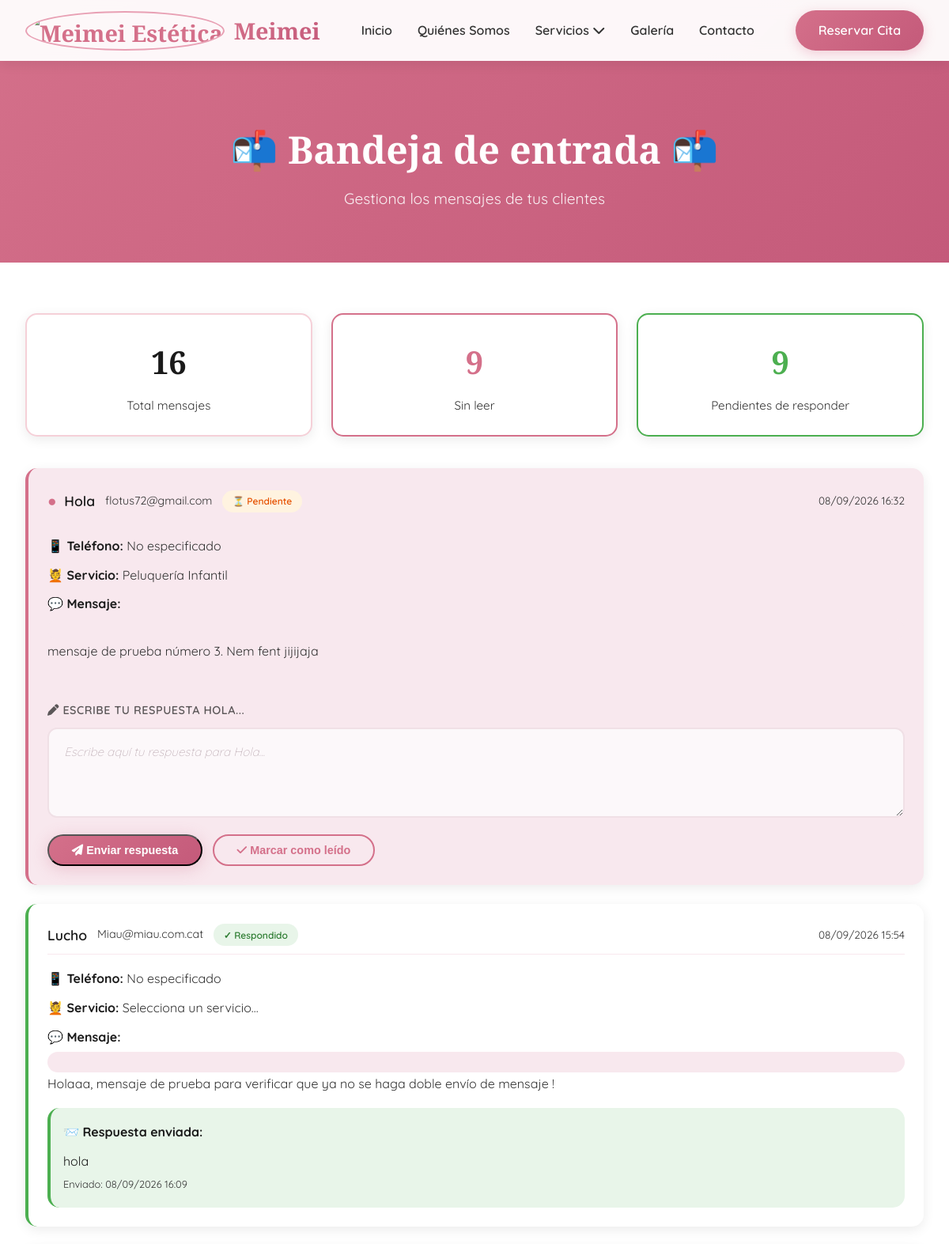
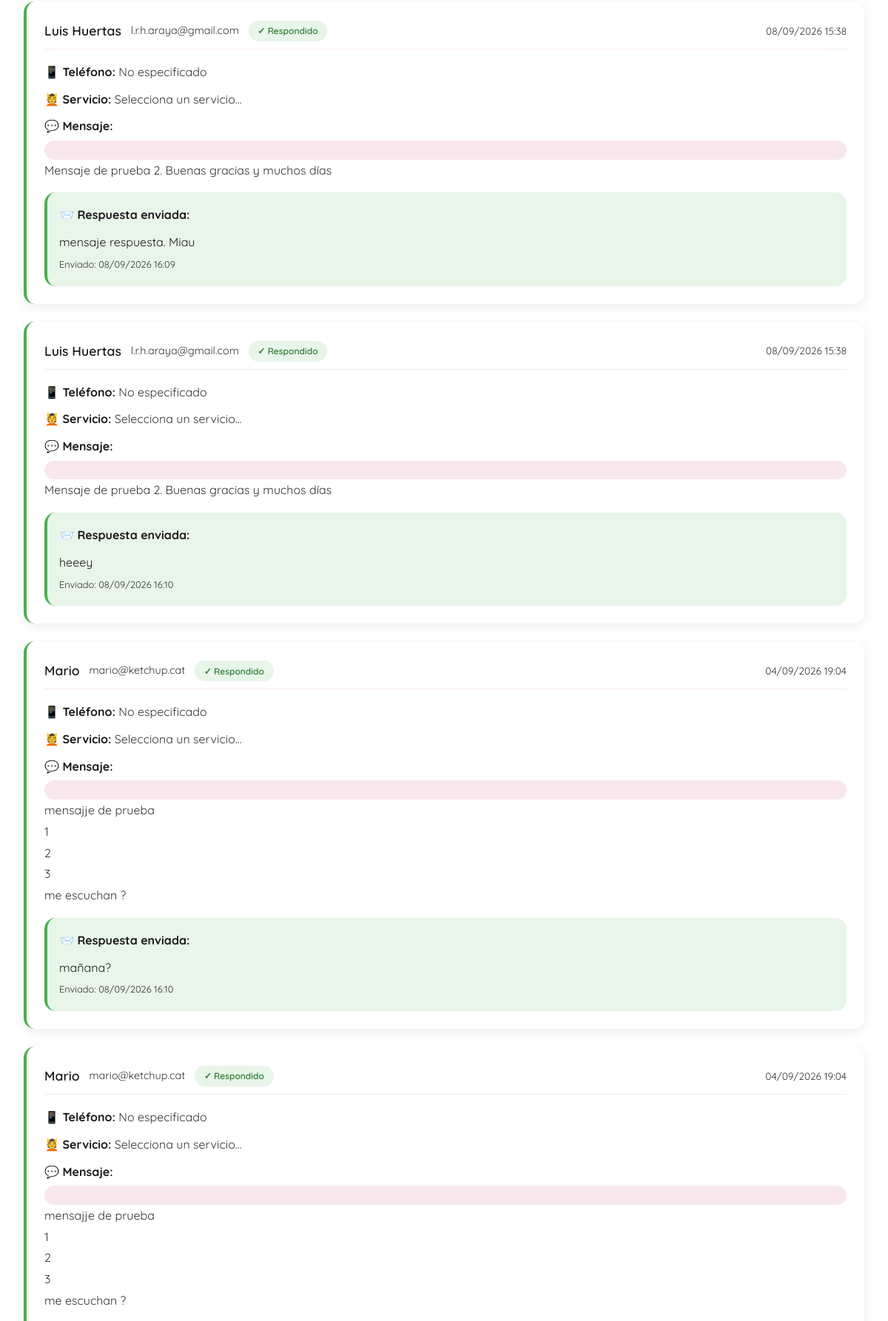
Page /mei-contesta-mei/?page=2 (signed in, upper part) on the committed database (2 pictures, top to bottom).
### frontend/models.py (models this page shows, shortened)
class MensajeContacto(models.Model):
    SERVICIO_CHOICES = [
        ('', 'Selecciona un servicio...'),
        ('masaje-descontracturante', 'Masaje Descontracturante'),
        ('masaje-relajante', 'Masaje Relajante'),
        ('masaje-terapeutico', 'Masaje Terapéutico'),
        ('masaje-piedras', 'Masaje con Piedras Calientes'),
        ('corte', 'Corte y Peinado'),
        ('coloracion', 'Coloración'),
        ('tratamiento', 'Tratamientos Capilares'),
        ('alisado', 'Alisados'),
        ('recogido', 'Recogidos y Bodas'),
        ('infantil', 'Peluquería Infantil'),
        ('otros', 'Otros'),
    ]
    nombre = models.CharField('Nombre completo', max_length=100)
    email = models.EmailField('Correo electrónico')
    telefono = models.CharField('Teléfono', max_length=20, blank=True)
    servicio = models.CharField('Servicio de interés', max_length=50, choices=SERVICIO_CHOICES, blank=True)
    mensaje = models.TextField('Mensaje')
    fecha_envio = models.DateTimeField('Fecha de envío', default=timezone.now)
    leido = models.BooleanField('Leído', default=False)
    respuesta = models.TextField('Respuesta', blank=True, null=True)
    fecha_respuesta = models.DateTimeField('Fecha de respuesta', blank=True, null=True)
    respondido = models.BooleanField('Respondido', default=False)
    class Meta:
        verbose_name = 'Mensaje de contacto'
        verbose_name_plural = 'Mensajes de contacto'
        ordering = ['-fecha_envio']

### frontend/views.py (the view)
# urls.py: path('mei-contesta-mei/', views.panel_mensajes, name='panel_mensajes'),
@staff_member_required
def panel_mensajes(request):
    mensajes = MensajeContacto.objects.all().order_by('-fecha_envio')
    total = mensajes.count()
    no_leidos = mensajes.filter(leido=False).count()
    no_respondidos = mensajes.filter(respondido=False).count()
    paginator = Paginator(mensajes, 10)
    page_number = request.GET.get('page')
    page_obj = paginator.get_page(page_number)
    context = {
        'page_obj': page_obj,
        'total': total,
        'no_leidos': no_leidos,
        'no_respondidos': no_respondidos,
    }
    return render(request, 'frontend/panel_mensajes.html', context)

### frontend/context_processors.py (called while the page is built)
def settings_context(request):
    return {
        'settings': {
            'RECAPTCHA_SITE_KEY': settings.RECAPTCHA_SITE_KEY,
        }
    }

### frontend/templates/frontend/panel_mensajes.html (shortened to what this page needs)
{% extends 'frontend/base.html' %}
{% load static %}
{% block content %}
<section class="page-header"
    style="background: linear-gradient(135deg, var(--rosa-intenso), var(--rosa-oscuro)); color: white;">
    <h1 style="color: white;">📬 Bandeja de entrada 📬</h1>
    <p style="color: rgba(255,255,255,0.9);">Gestiona los mensajes de tus clientes</p>
</section>
<section class="page-content">
    <div class="stats-grid">
        <div class="stat-card">
            <span class="stat-number">{{ total }}</span>
            <span class="stat-label">Total mensajes</span>
        </div>
        <div class="stat-card" style="border-color: var(--rosa-intenso);">
            <span class="stat-number" style="color: var(--rosa-intenso);">{{ no_leidos }}</span>
            <span class="stat-label">Sin leer</span>
        </div>
        <div class="stat-card" style="border-color: #4caf50;">
            <span class="stat-number" style="color: #4caf50;">{{ no_respondidos }}</span>
            <span class="stat-label">Pendientes de responder</span>
        </div>
    </div>
    <div class="messages-list">
        {% for mensaje in page_obj %}
        <div
            class="message-card {% if not mensaje.leido %}unread{% endif %} {% if mensaje.respondido %}responded{% endif %}">
            <div class="message-header">
                <div class="message-sender">
                    <span class="sender-name">
                        {% if not mensaje.leido %}
                        <span class="unread-badge">●</span>
                        {% endif %}
                        {{ mensaje.nombre }}
                    </span>
                    <span class="sender-email">{{ mensaje.email }}</span>
                    {% if mensaje.respondido %}
                    <span class="badge badge-success">✓ Respondido</span>
                    {% else %}
                    <span class="badge badge-warning">⏳ Pendiente</span>
                    {% endif %}
                </div>
                <div class="message-date">
                    {{ mensaje.fecha_envio|date:"d/m/Y H:i" }}
                </div>
            </div>
            <div class="message-body">
                <div class="message-field">
                    <strong>📱 Teléfono:</strong> {{ mensaje.telefono|default:"No especificado" }}
                </div>
                <div class="message-field">
                    <strong>💆 Servicio:</strong> {{ mensaje.get_servicio_display|default:"No especificado" }}
                </div>
                <div class="message-field">
                    <strong>💬 Mensaje:</strong>
                    <p class="message-text">{{ mensaje.mensaje|linebreaks }}</p>
                </div>
            </div>
            {% if mensaje.respuesta %}
            <div class="message-response">
                <strong>📨 Respuesta enviada:</strong>
                <p class="response-text">{{ mensaje.respuesta|linebreaks }}</p>
                <span class="response-date">Enviado: {{ mensaje.fecha_respuesta|date:"d/m/Y H:i" }}</span>
            </div>
            {% else %}
            <form method="post" action="{% url 'frontend:enviar_respuesta' mensaje.id %}" class="response-form">
                <div class="form-group" style="margin-top: 1rem;">
                    <label for="respuesta_{{ mensaje.id }}"
                        style="font-size: 0.9rem; font-weight: 600; color: var(--negro);">
                        <i class="fas fa-pen"></i> Escribe tu respuesta {{ mensaje.nombre }}...
                    </label>
                    <textarea name="respuesta" id="respuesta_{{ mensaje.id }}" class="form-input" rows="3"
                        placeholder="Escribe aquí tu respuesta para {{ mensaje.nombre }}..."
                        style="font-size: 0.95rem; min-height: 80px; width: 100%;"></textarea>
                </div>
                <div style="display: flex; gap: 0.8rem; margin-top: 0.8rem;">
                    <button type="submit" class="btn-primary" style="padding: 0.6rem 1.8rem; font-size: 0.9rem;">
                        <i class="fas fa-paper-plane"></i> Enviar respuesta
                    </button>
                    <button type="button" class="btn-outline" onclick="marcarLeido({{ mensaje.id }})"
                        style="padding: 0.6rem 1.8rem; font-size: 0.9rem;">
                        <i class="fas fa-check"></i> Marcar como leído
                    </button>
                </div>
            </form>
            {% endif %}
        </div>
        {% empty %}
        <div style="text-align: center; padding: 4rem 2rem; color: var(--gris-oscuro);">
            <div style="font-size: 4rem; margin-bottom: 1rem;">📭</div>
            <h3 style="margin-bottom: 0.5rem;">No hay mensajes</h3>
            <p>Los mensajes de tus clientes aparecerán aquí</p>
        </div>
        {% endfor %}
    </div>
</section>
{% endblock %}

### frontend/static/css/base.css (style rules this page uses)
:root { --blanco: #FFFFFF; --rosa-suave: #F8E8EE; --rosa-tarjeta: #F5D0D8; --rosa-claro: #F0C4CF; --rosa-acento: #E8A0B4; --rosa-intenso: #D4708A; --rosa-oscuro: #C45A7A; --negro: #1A1A1A; --gris-oscuro: #333333; --gris-claro: #F5F5F5; --verde-planta: #5B8C5A; --verde-claro: #8AB88A; --verde-musgo: #4A7A49; --sombra-suave: 0 4px 15px rgba(0, 0, 0, 0.08); --sombra-media: 0 8px 30px rgba(0, 0, 0, 0.12); --sombra-fuerte: 0 15px 50px rgba(0, 0, 0, 0.15); --transicion-rapida: 0.3s ease; --transicion-media: 0.5s ease; --borde-redondo: 15px; --borde-redondo-grande: 30px; --fuente-titulos: 'Playfair Display', serif; --fuente-texto: 'Quicksand', sans-serif; }
* { margin: 0; padding: 0; box-sizing: border-box; }
html { scroll-behavior: smooth; }
body { font-family: var(--fuente-texto); background-color: var(--blanco); color: var(--negro); line-height: 1.8; overflow-x: hidden; }
h1, h2, h3, h4, h5 { font-family: var(--fuente-titulos); font-weight: 700; line-height: 1.2; }
.btn-primary { background: linear-gradient(135deg, var(--rosa-intenso), var(--rosa-oscuro)); color: var(--blanco); padding: 1rem 2.5rem; border-radius: 50px; font-weight: 600; transition: var(--transicion-rapida); box-shadow: 0 4px 20px rgba(212, 112, 138, 0.3); }
.btn-outline { background: transparent; color: var(--rosa-intenso); padding: 0.6rem 1.8rem; border-radius: 50px; font-weight: 600; border: 2px solid var(--rosa-intenso); transition: var(--transicion-rapida); display: inline-block; }
.page-header { padding: 10rem 2rem 4rem; background: linear-gradient(135deg, var(--rosa-suave), var(--blanco)); text-align: center; }
.page-header h1 { font-size: 3rem; color: var(--negro); }
.page-header p { font-size: 1.2rem; color: var(--gris-oscuro); max-width: 600px; margin: 1rem auto 0; }
.page-content { max-width: 1200px; margin: 0 auto; padding: 4rem 2rem; }
.form-group { margin-bottom: 2rem; position: relative; }
.form-group label { display: block; font-weight: 600; font-size: 0.9rem; color: var(--negro); margin-bottom: 0.5rem; letter-spacing: 0.5px; text-transform: uppercase; font-size: 0.75rem; opacity: 0.7; transition: var(--transicion-rapida); }
.form-input { width: 100%; padding: 1rem 1.2rem; border: 2px solid #f0e0e6; border-radius: 12px; font-family: var(--fuente-texto); font-size: 1rem; transition: all 0.3s cubic-bezier(0.4, 0, 0.2, 1); background: #fcf8fa; color: var(--negro); position: relative; }
.form-input::placeholder { color: #c5b5bc; font-weight: 300; font-style: italic; font-size: 0.95rem; transition: var(--transicion-rapida); }
textarea.form-input { resize: vertical; min-height: 150px; line-height: 1.7; padding: 1rem 1.2rem; background: #fcf8fa; }

### rows in the picture
MensajeContacto: nombre "Hola", email "flotus72@gmail.com", respondido "⏳ Pendiente", fecha_envio "08/09/2026 16:32", telefono "No especificado", servicio "Peluquería Infantil", mensaje "mensaje de prueba número 3. Nem fent jijijaja", nombre "HOLA", respuesta "Escribe aquí tu respuesta para Hola..."
MensajeContacto: nombre "Lucho", email "Miau@miau.com.cat", respondido "✓ Respondido", fecha_envio "08/09/2026 15:54", telefono "No especificado", servicio "Selecciona un servicio...", mensaje "Holaaa, mensaje de prueba para verificar que ya no se haga doble envío de mensaje !", respuesta "hola", fecha_respuesta "08/09/2026 16:09"
MensajeContacto: nombre "Luis Huertas", email "l.r.h.araya@gmail.com", respondido "✓ Respondido", fecha_envio "08/09/2026 15:38", telefono "No especificado", servicio "Selecciona un servicio...", mensaje "Mensaje de prueba 2. Buenas gracias y muchos días", respuesta "mensaje respuesta. Miau", fecha_respuesta "08/09/2026 16:09"
MensajeContacto: nombre "Luis Huertas", email "l.r.h.araya@gmail.com", respondido "✓ Respondido", fecha_envio "08/09/2026 15:38", telefono "No especificado", servicio "Selecciona un servicio...", mensaje "Mensaje de prueba 2. Buenas gracias y muchos días", respuesta "heeey", fecha_respuesta "08/09/2026 16:10"
MensajeContacto: nombre "Mario", email "mario@ketchup.cat", respondido "✓ Respondido", fecha_envio "04/09/2026 19:04", telefono "No especificado", servicio "Selecciona un servicio...", mensaje "mensajje de prueba 1 2 3 me escuchan ?", respuesta "mañana?", fecha_respuesta "08/09/2026 16:10"
MensajeContacto: nombre "Mario", email "mario@ketchup.cat", respondido "✓ Respondido", fecha_envio "04/09/2026 19:04", telefono "No especificado", servicio "Selecciona un servicio...", mensaje "mensajje de prueba 1 2 3 me escuchan ?"

### other values in the picture
{{ total }} "16"
{{ no_leidos }} "9"
{{ no_respondidos }} "9"
